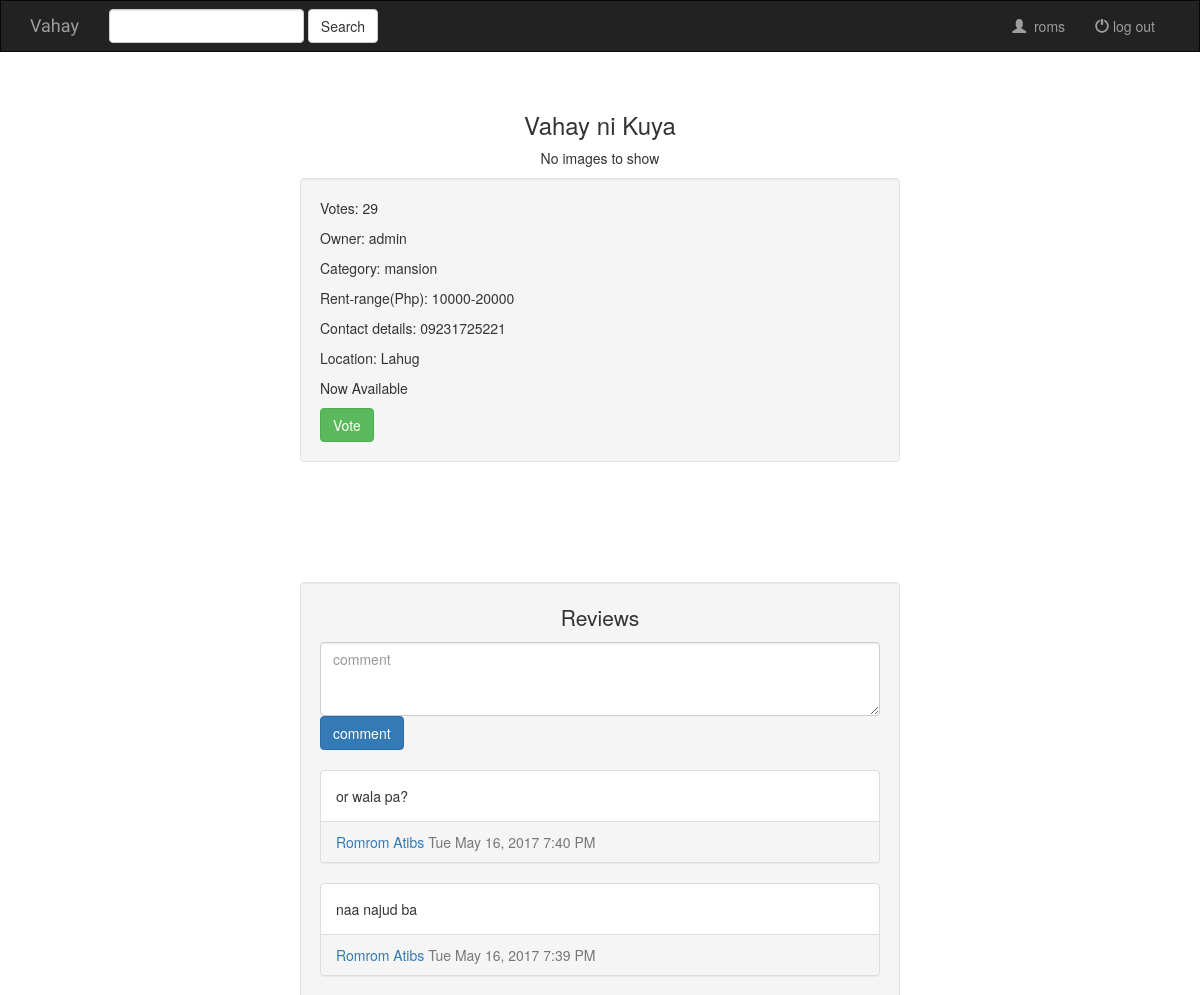
Page /vahay/vahay-details/1/ (signed in, upper part) on the earlier database version.
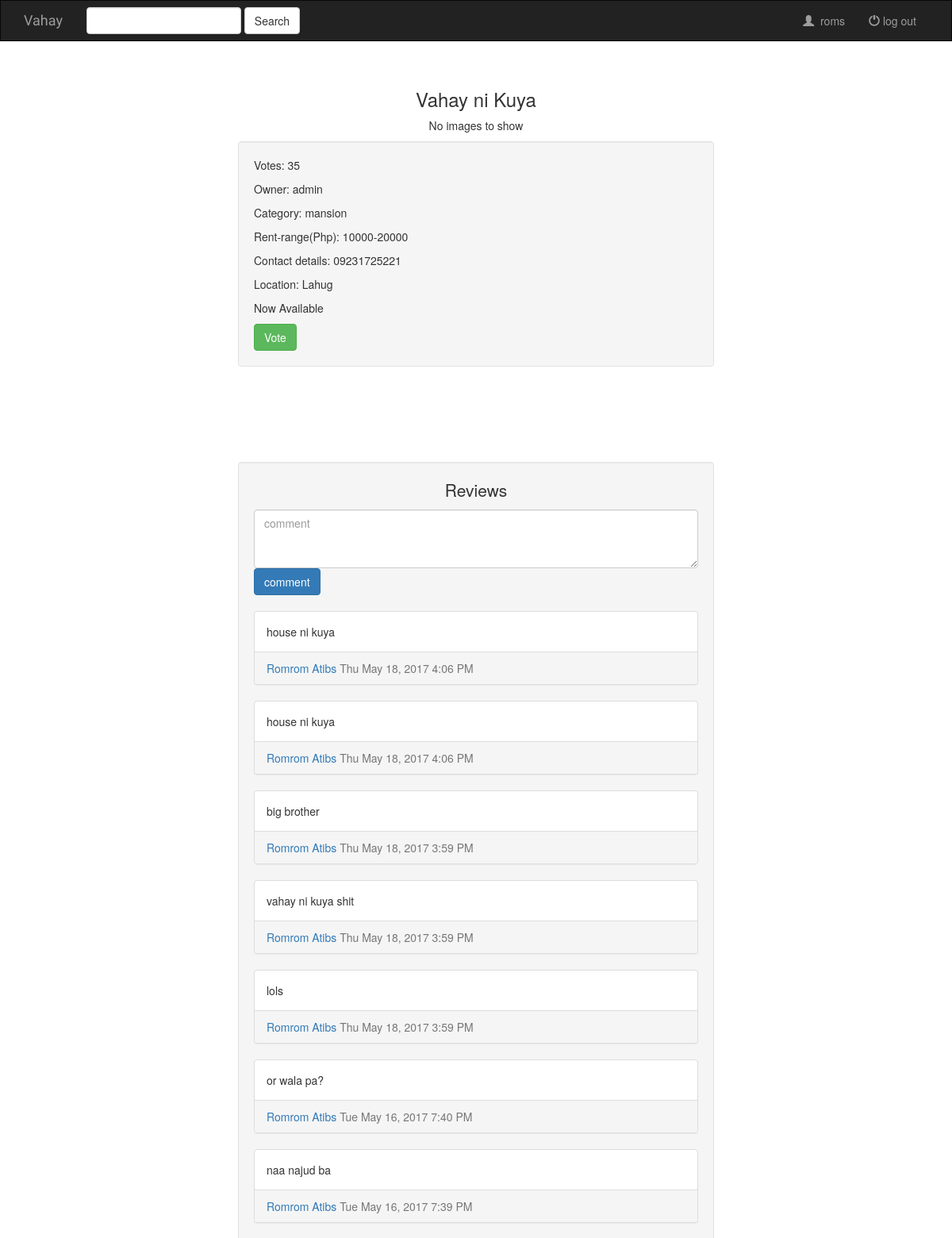
Same page on the later database version.
### vahay/models.py (models this page shows, shortened)
class Vahay(models.Model):
	owner = models.ForeignKey(User, on_delete=models.CASCADE)
	name = models.CharField(max_length=255)
	rent_range = models.CharField(max_length=100)
	category = models.CharField(max_length=100)
	contact_details = models.CharField(max_length=100)
	vote = models.IntegerField(default=0)
	location = models.CharField(max_length=255)
	available = models.BooleanField(default=1)
	def isAvailable(self):
		if self.available == 1:
			return True
		else:
			return False

class Review(models.Model):
	user = models.ForeignKey(User, on_delete=models.CASCADE)
	vahay = models.ForeignKey(Vahay, on_delete=models.CASCADE)
	content = models.CharField(max_length=500)
	when_created = models.DateTimeField(auto_now_add=True)

### vahay/views.py (the view)
# urls.py: url(r'^vahay-details/(?P<pk>\d+)/$', views.vahay_details, name='vahay_details'),
def vahay_details(request, pk):
	if not request.user.is_authenticated:
		return redirect('/')
	vahay = get_object_or_404(Vahay, pk=pk)
	reviews = Review.objects.filter(vahay=vahay).order_by('-when_created')
	images = Image.objects.filter(vahay=vahay)
	context={
		'vahay': vahay,
		'reviews': reviews,
		'images': images
	}
	return render(request, 'vahay/vahayDetails.html', context=context)

### vahay/templates/vahay/vahayDetails.html (shortened to what this page needs)
{% extends 'base.html' %}
{% block body %}
	<br><h3 style="text-align: center;">{{ vahay.name }}</h3>
	<section class="gallery">
		{% if images.count <= 0 %}
		<p style="text-align: center;">No images to show</p>
		{% endif %}
	</section>
	<section class="info">
		<div class="col-lg-6 col-lg-offset-3 well">
			<p>Votes: {{ vahay.vote }}</p>
			<p>Owner: {{ vahay.owner }}</p>
			<p>Category: {{ vahay.category }}</p>
			<p>Rent-range(Php): {{ vahay.rent_range }}</p>
			<p>Contact details: {{ vahay.contact_details }}</p>
			<p>Location: {{ vahay.location }}</p>
			{% if vahay.isAvailable %}
				<p>Now Available</p>
			{% else %}
				<p style="color:red">Not Available</p>
			{% endif %}
			{% if vahay.owner == user %}
				<a href="{% url 'vahay:edit_vahay' vahay.pk %}" class="btn btn-primary">Edit Vahay</a>
			{% else %}
				<form action="{% url 'vahay:vote_vahay' vahay.pk %}?next={{ request.path }}" method="POST">
					<button class="btn btn-success">Vote</button>
				</form>
			{% endif %}
		</div>
	</section>
	<section class="review"">
		<div class="well col-lg-6 col-lg-offset-3" style="margin-top: 100px;">
			<p style="text-align: center; font-size: 1.5em;">Reviews</p>
			<form action="{% url 'vahay:add_comment' vahay.pk %}?next={{ request.path }}" method="POST">
		        <textarea name="content" id="" cols="10" rows="3" class="form-control" placeholder="comment"></textarea>
		        <button class="btn btn-primary tweet-btn">comment</button>
			</form><br>
			{% for review in reviews %}
			   <div class="panel panel-default">
					<div class="panel-body">
						{{ review.content }}
					</div>
					<div class="panel-footer">
						<a href="{% url 'profile' user.username %}">{{ review.user.get_full_name }}</a>
						<span class="text-muted">{{ review.when_created|date:'D M d, Y f A' }}</span>
					</div>
			   </div>
			{% endfor %}
	   </div>
    </section>
{% endblock %}

Differences in the rows shown:
changed Vahay "Vahay ni Kuya": vote "29" → "35"
added Review: content "house ni kuya", user.get_full_name "Romrom Atibs", when_created "Thu May 18, 2017 4:06 PM"
added Review: content "house ni kuya", user.get_full_name "Romrom Atibs", when_created "Thu May 18, 2017 4:06 PM"
added Review: content "big brother", user.get_full_name "Romrom Atibs", when_created "Thu May 18, 2017 3:59 PM"
added Review: content "vahay ni kuya shit", user.get_full_name "Romrom Atibs", when_created "Thu May 18, 2017 3:59 PM"
added Review: content "lols", user.get_full_name "Romrom Atibs", when_created "Thu May 18, 2017 3:59 PM"
